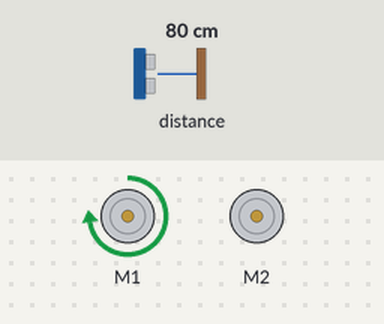
A program run on a simulated BBC micro:bit (MakeCode). On the bench: 2 × DC motor (green arrow = forward, orange = backward, longer = faster). Inputs (shaded band) come from the test bench; at power-on: distance to the obstacle 80 cm.

Above: at 0.61 s.
1.3 s: distance to the obstacle set to 33 cm
4.8 s: distance to the obstacle set to 29 cm
At 5.8 s:
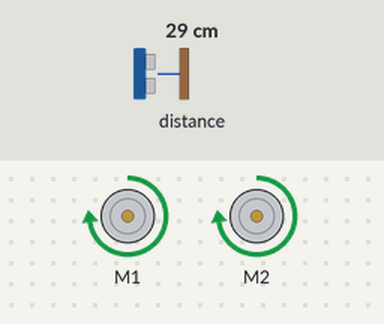
6.3 s: distance to the obstacle set to 35 cm
At 9.7 s:
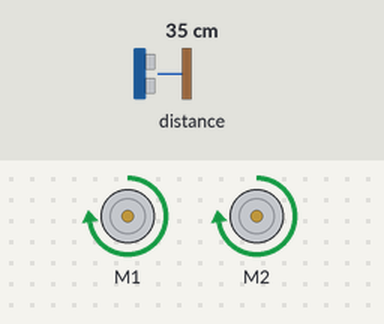
9.8 s: distance to the obstacle set to 2 cm
At 10.8 s:
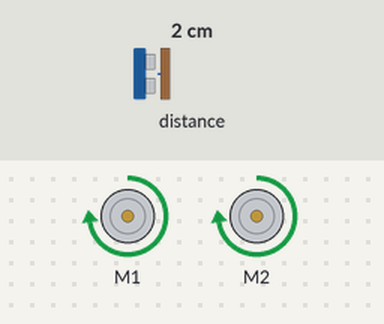
Timing chart, 0 to 12.3 s (numbered marks = the images above; inputs shaded):
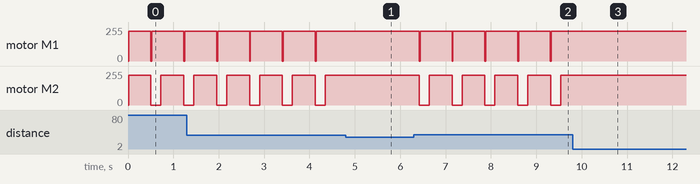

Measured:
- the behaviour switches between 31 and 30 cm on distance to the obstacle (found by bisection; images 0 and 1)
- after the input at 4.8 s, motor M1: stays forward 225/255 (without the input it goes to stopped after 0.05 s); motor M2: stops changing and stays forward 225/255
- after the input at 6.3 s, motor M1: alternates forward 225/255 for 0.70 s and stopped for 0.02 s, starting after 0.12 s; motor M2: alternates forward 225/255 for 0.50 s and stopped for 0.22 s, starting after 0.12 s
- after the input at 9.8 s, motor M1, motor M2: stops changing and stays forward 225/255
- by itself, motor M1: alternates forward 225/255 for 0.70 s and stopped for 0.02 s
- by itself, motor M2: alternates forward 225/255 for 0.50 s and stopped for 0.22 s

The program:

main.ts
```typescript
basic.forever(function () {
    maqueen.motorRun(maqueen.Motors.All, maqueen.Dir.CW, 225)
    basic.pause(500)
    if (maqueen.Ultrasonic(PingUnit.Centimeters) > 30) {
        maqueen.motorStop(maqueen.Motors.All)
        maqueen.motorRun(maqueen.Motors.M1, maqueen.Dir.CW, 225)
        basic.pause(200)
    }
})
```

test.ts
```typescript
// aquí va el archivo "tests"; esto no se compilará cuando este paquete se utilice como una extensión.
```
